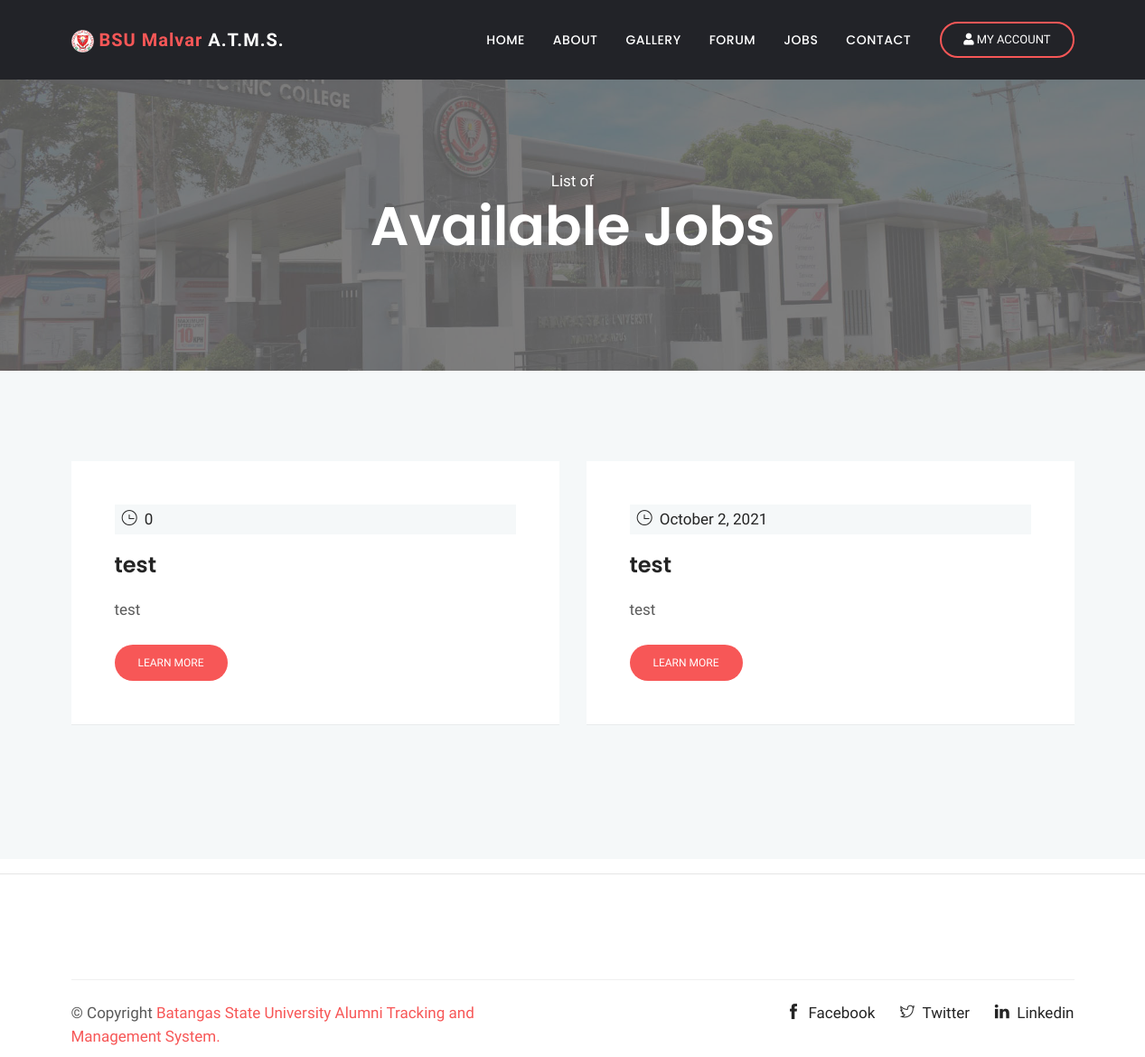
/jobs.php (signed in), run on an earlier commit of the app's database.
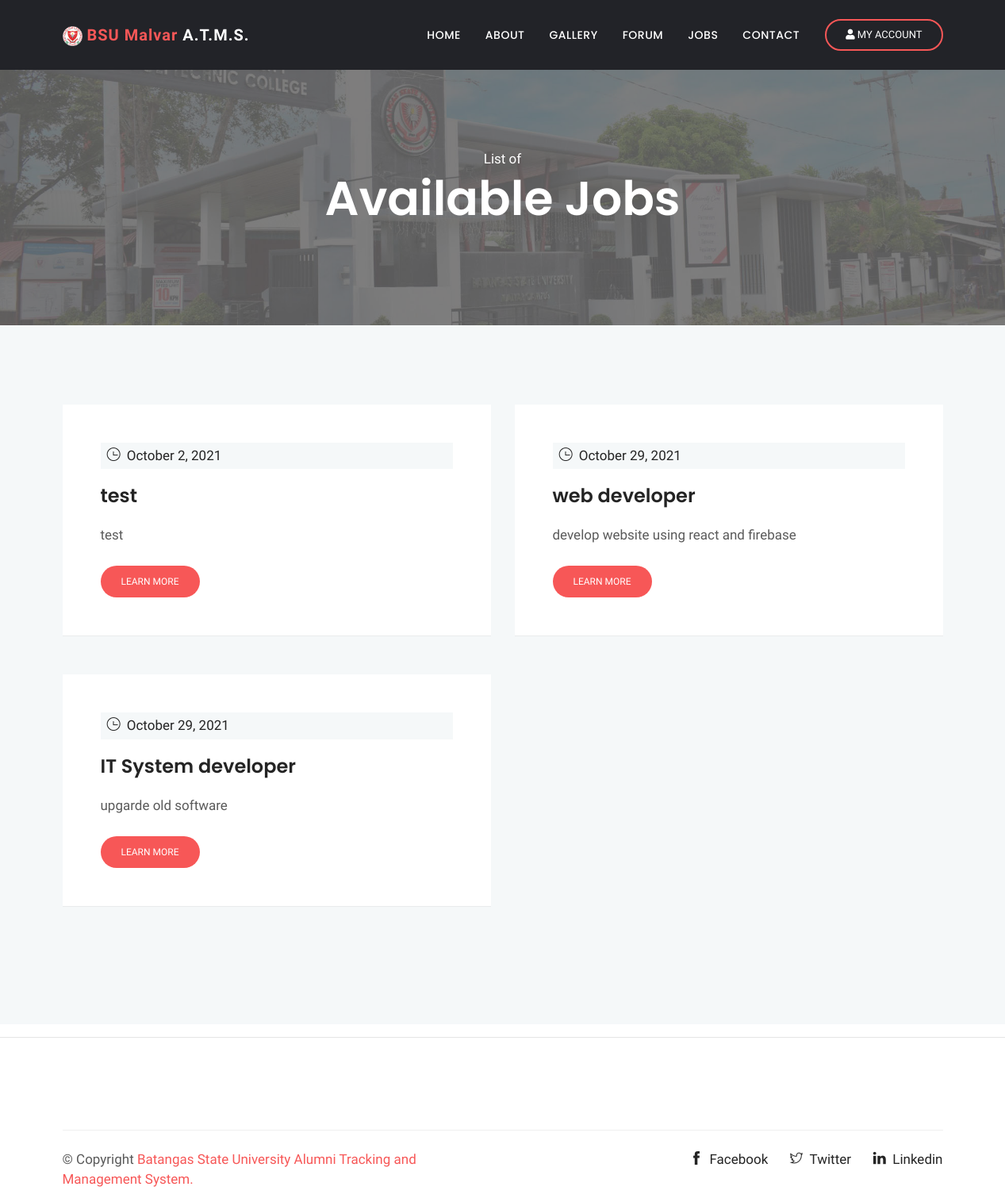
And on a later commit of the database.
### tables this page shows
CREATE TABLE `jobs` (
  `id` int(11) NOT NULL,
  `title` varchar(100) NOT NULL,
  `company` varchar(100) NOT NULL,
  `description` varchar(300) NOT NULL,
  `salary` varchar(50) NOT NULL,
  `admin_id` varchar(50) NOT NULL,
  `date_posted` varchar(50) NOT NULL
);

### methods/mysqliConnection.php (called while the page is built, shortened)
<?php
class Database{
	public function __construct(){
		$this->conn = mysqli_connect("localhost", "root", "", "bsu_alumni");
	}
}
?>

### jobs.php (the view, shortened to what this page needs)
<!doctype html>
<html lang="en">
  <head>
  <?php include 'includes/css_includes.php'; ?>
</head>
<body>
  <?php include 'includes/header.php';
  ?>
<div class="main-wrapper ">
<section class="page-title bg-1">
  <div class="container">
    <div class="row">
      <div class="col-md-12">
        <div class="block text-center">
          <span class="text-white">List of</span>
          <h1 class="text-capitalize mb-4 text-lg">Available Jobs</h1>
        </div>
      </div>
    </div>
  </div>
</section>
<section class="section blog-wrap bg-gray">
    <div class="container">
        <div class="row">
      <?php
      $sql = ' SELECT `id`, `title`, `description`, `salary`, `admin_id`, date_posted FROM `jobs` ';
      $exec = $database->conn->query($sql);
      while ($row = $exec->fetch_assoc())
      {
      ?>
				<div class="col-lg-6 col-md-6 mb-5">
					<div class="blog-item">
						<div class="blog-item-content bg-white p-5">
							<div class="blog-item-meta bg-gray py-1 px-2">
								<span class="text-black text-capitalize mr-3"><i class="ti-time mr-1"></i> <?php echo $row['date_posted']; ?></span>
							</div>
							<h3 class="mt-3 mb-3"><a href="blog-single.html"></i> <?php echo $row['title']; ?></a></h3>
							<p class="mb-4"></i> <?php echo $row['description']; ?></p>
							<a href="job-post.php?id=<?php echo $row['id']; ?>" class="btn btn-small btn-main btn-round-full">Learn More</a>
						</div>
					</div>
				</div>
			<?php } ?>
		</div>
    </div>
</section>
<hr>
	<?php include 'includes/footer.php'; ?>
    </div>
  </body>
  </html>

What changed in the data, as far as the page shows it:
removed jobs: date_posted "0", title "test", description "test"
added jobs: date_posted "October 29, 2021", title "web developer", description "develop website using react and firebase"
added jobs: date_posted "October 29, 2021", title "IT System developer", description "upgarde old software"
